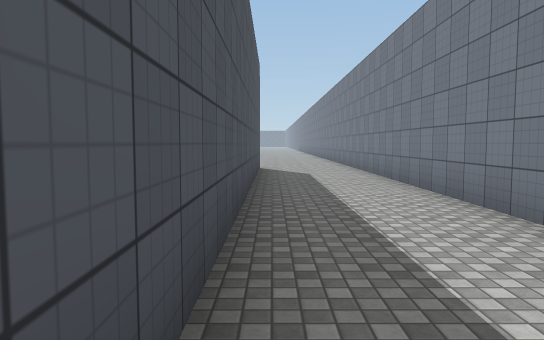
View 1 (above)

24 first-person views from a walk through a Unity game level. The camera is 1.5 m above the floor, tilts 4° down and sees 70° across. The floor is counted in squares, 2 m on a side. Each view is taken from the middle of a square. On the plan, view 1 faces up. The plan holds only what a view shows up to about 12 squares ahead; the rest is blank. The place goes on beyond the plan. The player character is not drawn. Some animated figures are not drawn. Surface patterns are stand-ins for the level's own textures.

View 2
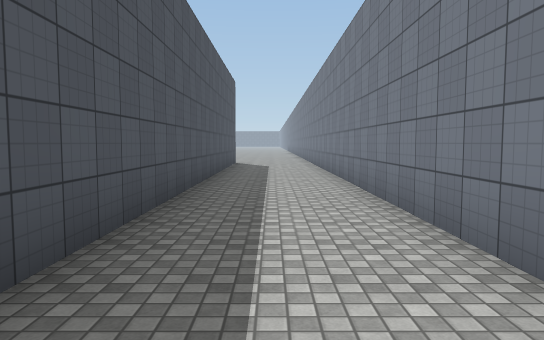

View 3
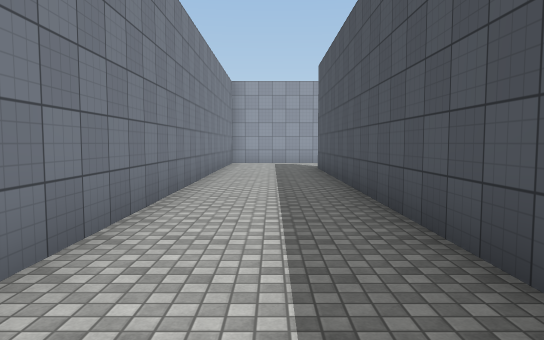

View 4
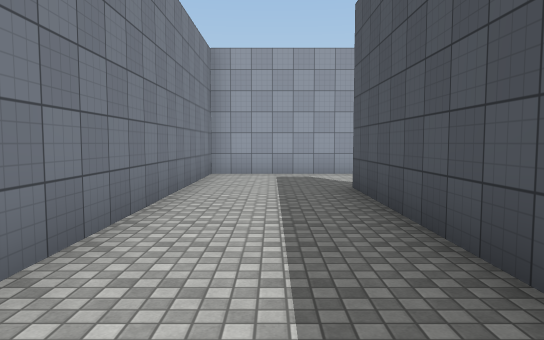

View 5
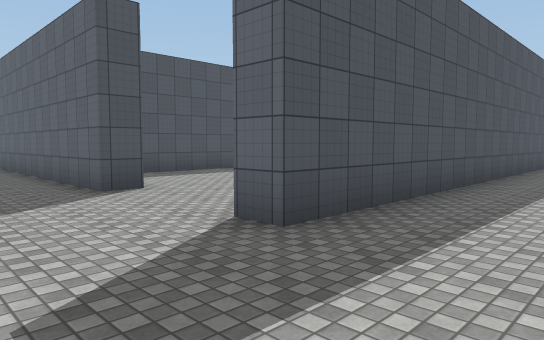

View 6
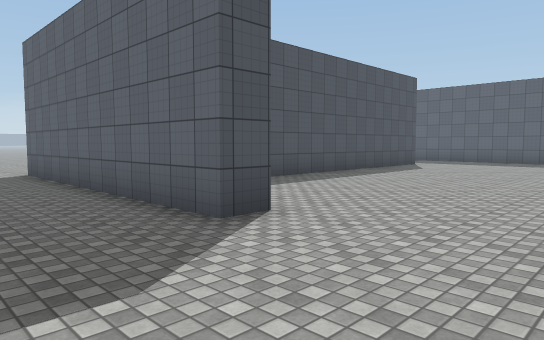

View 7
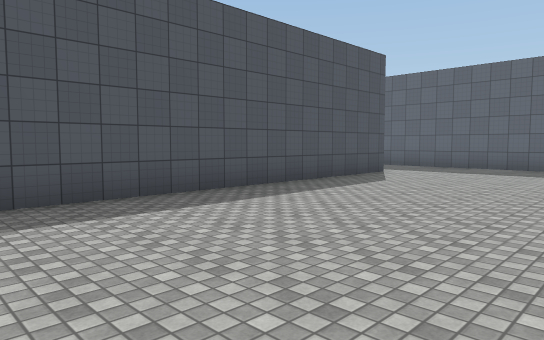

View 8
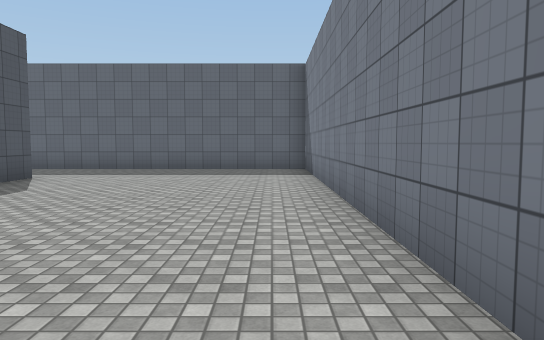

View 9
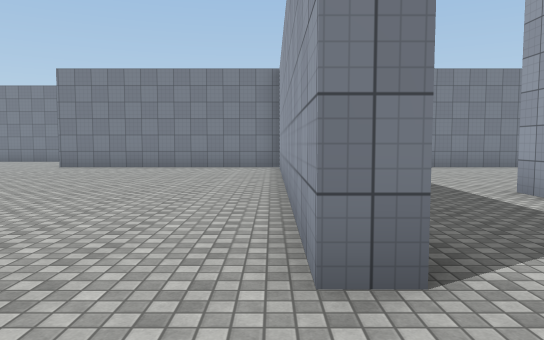

View 10
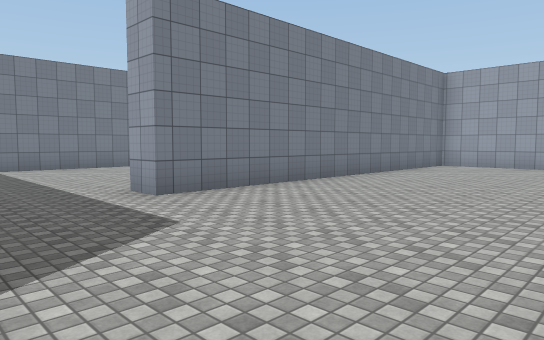

View 11
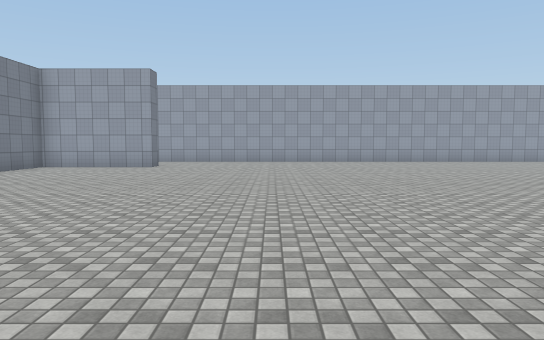

View 12
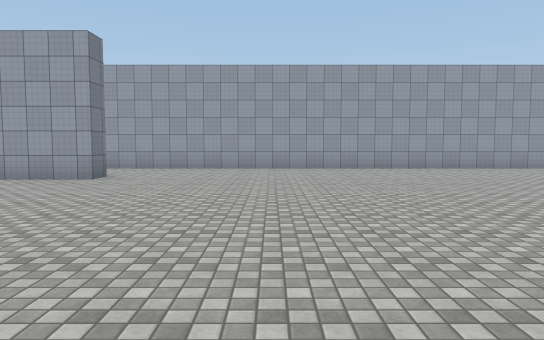

View 13
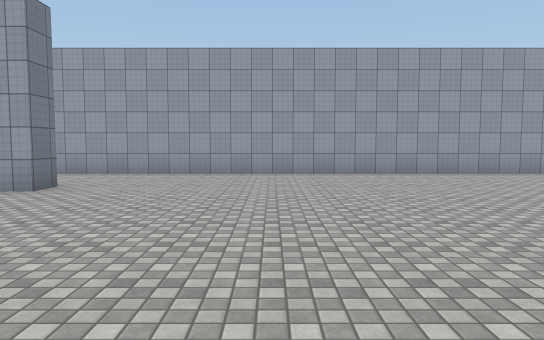

View 14
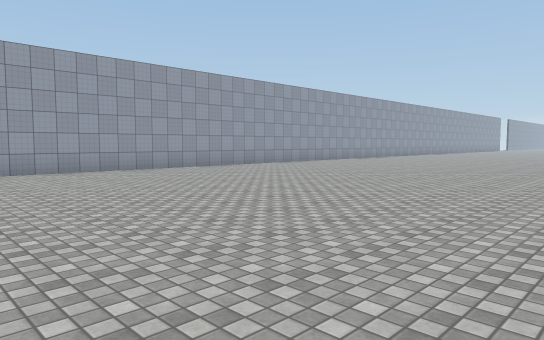

View 15
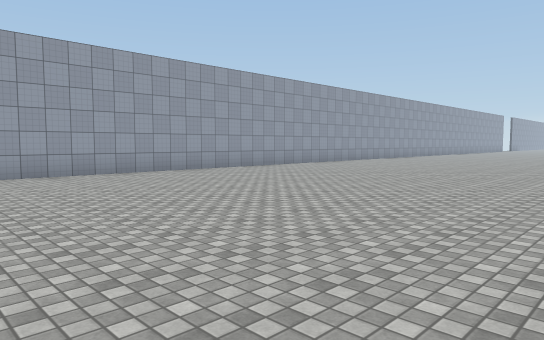

View 16
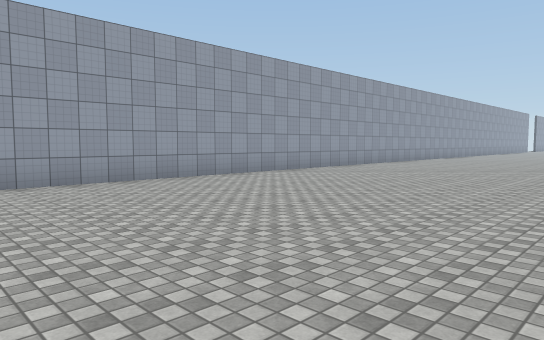

View 17
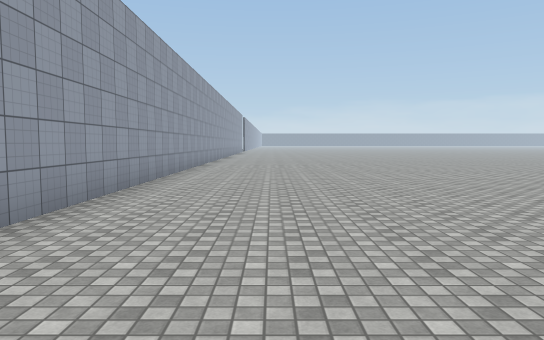

View 18
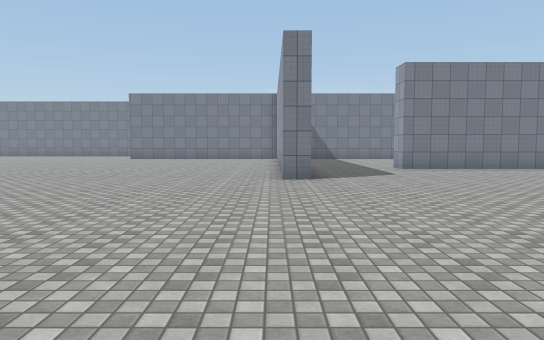

View 19
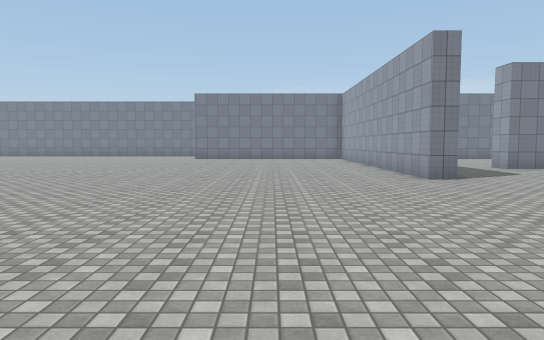

View 20
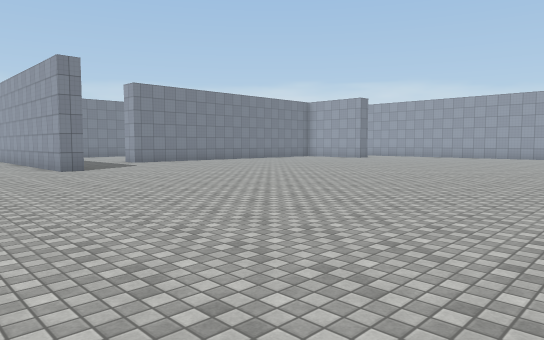

View 21
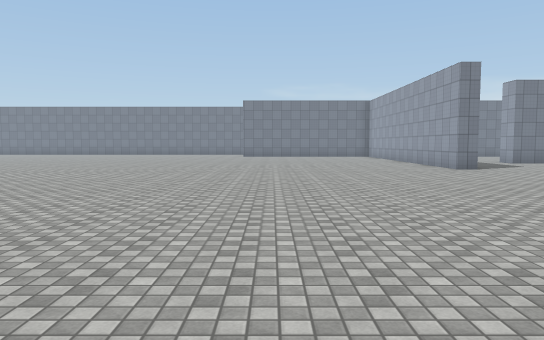

View 22
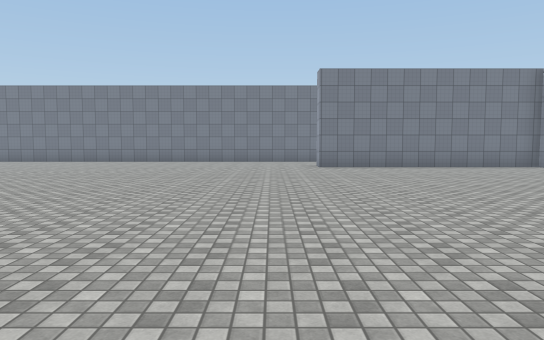

View 23
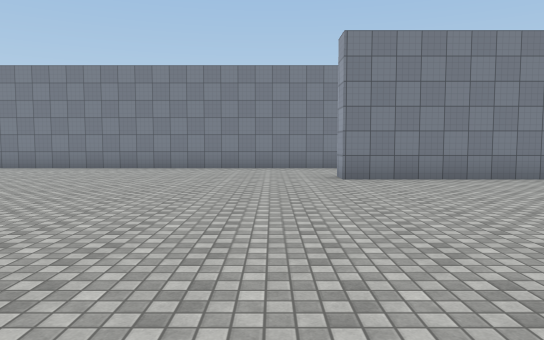

View 24
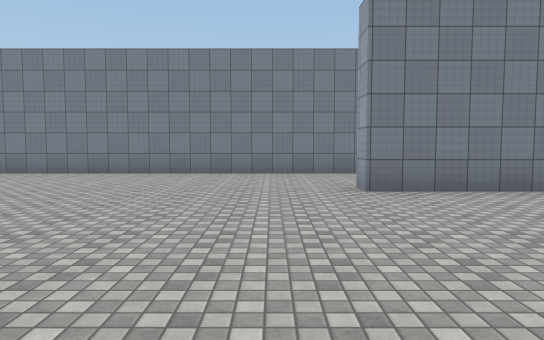

### Floor plan
Points are (right, up) in squares from view 1. A wall is a line through its corners. A room is listed if a view was taken in it or the views show most of it. See-through windows are left out.
Room 1 (views 1, 2, 3, 4, 5, 6, 7, 8, 9, 10, 11, 12, 13, 14, 15, 16, 17, 18, 19, 20, 21, 22, 23, 24)
walls: (-11.1, 4.1) (-11.1, 4.8) (-1, 4.8) (-1, 11.5) (-0.2, 11.5); (-4.1, -8.9) (-4.1, -9.7) (-11.3, -9.7) (-11.3, -9) (-7.9, -9) (-7.9, 1.3) (-7.1, 1.3) (-7.1, -7.5); (-1, -5.8) (-1, 4.2) (-9, 4.2); (-0.4, 10.9) (-0.4, -9.7) (-1.1, -9.7); (-1, -12.4) (2.5, -12.4) (2.5, 18.5); (-32.5, -12.4) (-9.8, -12.4)

Positions as (right, up) in squares from view 1, and headings:
1: (0, 0), facing up
2: (1, -3), facing up
3: (1, 2), facing down
4: (1, -3), facing down
5: (2, -12), facing up-left
6: (-1, -12), facing up-left
7: (-2, -8), facing up-left
8: (-2, -7), facing up
9: (-13, 5), facing right
10: (-13, 4), facing down-right
11: (-15, 3), facing down
12: (-15, -1), facing down
13: (-15, -3), facing down
14: (-16, -2), facing down-left
15: (-19, -3), facing down-left
16: (-20, -5), facing down-left
17: (-24, -10), facing left
18: (-19, 5), facing right
19: (-19, 8), facing right
20: (-22, 8), facing down-right
21: (-22, 10), facing right
22: (-13, 13), facing right
23: (-9, 13), facing right
24: (-7, 13), facing right
